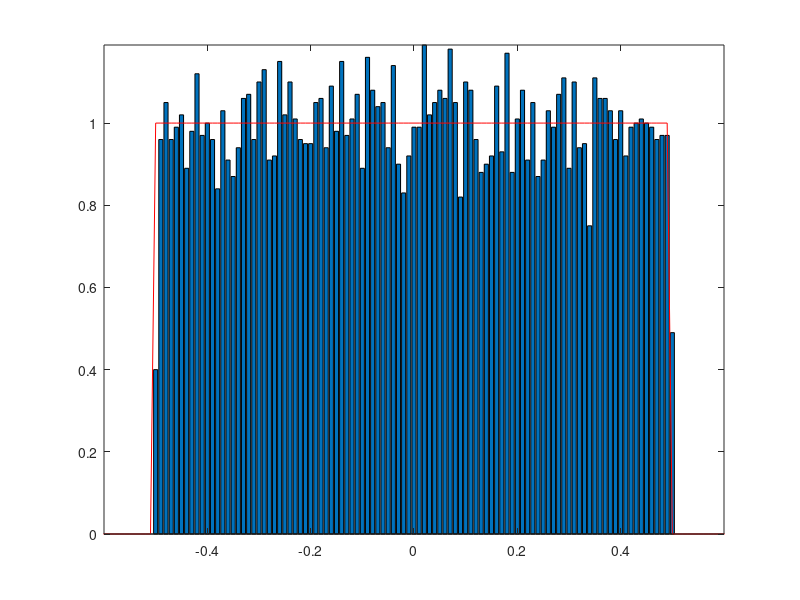

MATLAB code for this plot:
N = 10000;
X = 100*rand(N,1);
Y = round(X);
% plot(1:N,X,1:N,Y);

Z = X-Y; %zauwazamy ze blad zaokraglenia moze byc jedynie w przedziale od -0.5 do 0.5
% plot(Z);

var(Z)  % wariancja = 1/12, jak podstawic do wzoru na uniform distribution: 
        % a = -0.5 i b = 0.5, to tez tak wyjdzie
mean(Z) %srednia wychodzi zero, rowniez ze wzoru: (a + b)/2

left=-0.6; width=0.01; right=0.6;
bins=[left:width:right]; 
[yvalues,xvalues]=hist(Z,bins);
yvalues=yvalues/(N*width);
bar(xvalues,yvalues);
axis([min(xvalues) max(xvalues) min(yvalues) max(yvalues)]);

%z powyzszych komentarzy wynika, ze rozklad ten jest rownomierny i mozna
%zastosowac po prostu wzor na niego
a = -0.5;
b = 0.5;
x = -1:0.01:1;
PDF = zeros(1, length(x));
for i=1:length(x)
    if x(i) >= a && x(i) < b
        PDF(i) = 1/(b-a);
    end
end
hold on
plot(x,PDF,'r');
hold off
